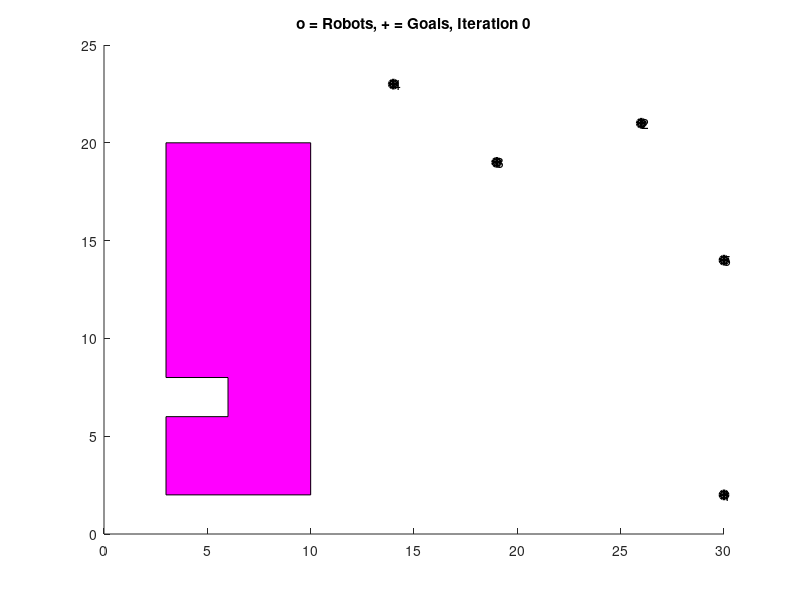

MATLAB code for this plot: (Note: this script raises an error after producing the figure.)
function [Px, Py,COST] = optimal_coverage_grid(Px,Py, crs, numIterations, showPlot)

close all

seed = 2;
rng(seed);

num_agents = 5;

if nargin < 1   % demo mode
    showPlot = true;
    numIterations  = 1000;
    xrange = 30;  %region size
    yrange = 30;
    n = num_agents; %number of robots  (changing the number of robots is interesting)

    
    crs = [ 0, 0;
        0, yrange;
        xrange, yrange;
        xrange, 0];
    
    %Build grid array - Assume x, y start at 0
    grid = zeros(floor(xrange)+1,floor(yrange)+1);
    
    obstacles(1,:,:) = [3,2;10,2;10,20;3,20;3,8;6,8;6,6;3,6];
        
    %Obstruct grid elements who intersect the boundary of the region
    for i = 0:size(grid,1)-1
        for j = 0:size(grid,2)-1
            if (~inpolygon(i,j, crs(:,1),crs(:,2)))
                grid(i+1,j+1) = -1;
            end
            
            for ob = 1:size(obstacles,1)
                if inpolygon(i,j,obstacles(ob,:,1), obstacles(ob,:,2))
                    grid(i,j) = -ob;
                end
            end
        end
    end
    
    Px = zeros(n,1);
    Py = zeros(n,1);
    
    %Place robots randomly on grid
    for i = 1:numel(Px)  
        Px(i) = randi(size(grid,1));
        Py(i) = randi(size(grid,2));

        while (grid(Px(i)+1,Py(i)+1) ~= 0)
            Px(i) = randi(size(grid,1));
            Py(i) = randi(size(grid,2));
        end
        
        grid(Px(i)+1,Py(i)+1) = i;
    end
else
    xrange = max(crs(:,1));
    yrange = max(crs(:,2));
    n = numel(Px); %number of robots  
end

%%%%%%%%%%%%%%%%%%%%%%%% VISUALIZATION %%%%%%%%%%%%%%%%%%%%%%%%%%%%%%%%%%%%
if showPlot
    verCellHandle = zeros(n,1);
    cellColors = hsv(n+size(obstacles,1));
    for i = 1:numel(Px) % color according to
        verCellHandle(i)  = patch(Px(i),Py(i),cellColors(i,:)); % use color i  -- no robot assigned yet
        hold on
    end
    pathHandle = zeros(n,1);    
    numHandle = zeros(n,1);    
    for i = 1:numel(Px) % color according to
        pathHandle(i)  = plot(Px(i),Py(i),'-','color',cellColors(i,:)*.8);
        numHandle(i) = text(Px(i),Py(i),num2str(i));
    end
    
    for j = 1:size(obstacles,1)
        obstacleHandle(j) = patch(obstacles(j,:,1),obstacles(j,:,2),cellColors(n+1,:));
    end
    goalHandle = plot(Px,Py,'+','linewidth',2, 'color','black');
    currHandle = plot(Px,Py,'o','linewidth',2, 'color','black');
    titleHandle = title(['o = Robots, + = Goals, Iteration ', num2str(0)]);
end
%%%%%%%%%%%%%%%%%%%%%%%% END VISUALIZATION %%%%%%%%%%%%%%%%%%%%%%%%%%%%%%%%
COST = zeros(numIterations*n,1);

% Iteratively Apply Optimal Coverage Algorithm by Hou et al.
for counter = 1:numIterations
            %DEBUG
        if counter == 9
            assert(true);
        end
    if showPlot
        set(currHandle,'XData',Px,'YData',Py);%plot current position
        for i = 1:numel(Px) % color according to
            xD = [get(pathHandle(i),'XData'),Px(i)];
            yD = [get(pathHandle(i),'YData'),Py(i)];
            set(pathHandle(i),'XData',xD,'YData',yD);%plot path position
            set(numHandle(i),'Position',[ Px(i),Py(i)]);
        end 
    end
               
   %Px,PY are grid location vectors
    for i = 1:n
        [v,c] = VoronoiBounded(Px, Py,crs);
        
        %current_cost = calculateCoverageCost(grid,Px,Py,v,c);
        current_cost = calculateContinousCoverageCost(Px,Py,v,c);
        
        COST(((counter-1)*n)+i) = current_cost;
        
        %Compute voronoi partitions
        cost_diff = [0; 0; 0; 0];
        
        %For each of the up to four directions, calculte the voronoi cell
        %and coverage cost
        neighbors_free = [-1];
        %North
        if (Py(i) + 1 <= floor(yrange) && grid(Px(i)+1,Py(i) + 2) == 0)
            Py(i) = Py(i) + 1;
            [v,c] = VoronoiBounded(Px+rand(n,1)/100, Py+rand(n,1)/100,crs);
            %cost_diff(1,1) = calculateCoverageCost(grid,Px,Py,v,c) - current_cost;
            cost_diff(1,1) = calculateContinousCoverageCost(Px,Py,v,c) - current_cost;
            Py(i) = Py(i) - 1;
            
            neighbors_free(size(neighbors_free,2)+1) = 1;
        end
        %South
        if (Py(i) - 1 >= 0 && grid(Px(i)+1,Py(i) ) == 0)
            Py(i) = Py(i) - 1;
            [v,c] = VoronoiBounded(Px+rand(n,1)/100, Py+rand(n,1)/100,crs);
            %cost_diff(2,1) = calculateCoverageCost(grid,Px,Py,v,c) - current_cost;
            cost_diff(2,1) = calculateContinousCoverageCost(Px,Py,v,c) - current_cost;
            Py(i) = Py(i) + 1;
            neighbors_free(size(neighbors_free,2)+1) = 2;
        end
        %East
        if (Px(i) + 1 <= floor(xrange) && grid(Px(i) + 2,Py(i)+1)== 0)
            Px(i) = Px(i) + 1;
            [v,c] = VoronoiBounded(Px+rand(n,1)/100, Py+rand(n,1)/100,crs);
            %cost_diff(3,1) = calculateCoverageCost(grid,Px,Py,v,c) - current_cost;
            cost_diff(3,1) = calculateContinousCoverageCost(Px,Py,v,c) - current_cost;
            Px(i) = Px(i) - 1;
            
            neighbors_free(size(neighbors_free,2)+1) = 3;
        end
        %West
        if (Px(i) - 1 >= 0 && grid(Px(i) ,Py(i)+1) == 0)
            Px(i) = Px(i)  - 1;
            [v,c] = VoronoiBounded(Px+rand()/100, Py+rand()/100,crs);
            %cost_diff(4,1) = calculateCoverageCost(grid,Px,Py,v,c) - current_cost;
            cost_diff(4,1) = calculateContinousCoverageCost(Px,Py,v,c) - current_cost;
            Px(i) = Px(i) + 1;
            
            neighbors_free(size(neighbors_free,2)+1) = 4;
        end
        
        %remove -1 from front of neighbors free array
        neighbors_free = neighbors_free(2:size(neighbors_free,2));
        
        for iter = 1:size(neighbors_free,2)
            if (cost_diff(iter,1) < 0)
                cost_diff(iter,1) = 0;
            end
        end
        move_probabilities = zeros(size(neighbors_free,2),1);
        if size(neighbors_free,2) >= 1
            
            max_cost = max(cost_diff);
            %Use probabilities taken from exp(-cost_diff/alpha(t)) to generate a random move
            move_probabilities = exp(-cost_diff/alpha(counter,n,size(grid,1)*size(grid,2),max_cost))...
                        * (1/(size(neighbors_free,2)-1));
        
        
            move_interval_prob = zeros(size(neighbors_free,2),1);
            for iter = 1:size(neighbors_free,2)
                if iter > 1
                    move_interval_prob(iter,1) = move_interval_prob(iter-1,1) + move_probabilities(neighbors_free(1,iter),1);
                else
                    move_interval_prob(iter,1) = move_probabilities(neighbors_free(1,iter),1);
                end
            end

                  %Generate the move randomly
            r = rand();
            move = -1;
            for iter = 1:(size(neighbors_free,2))
                if r < move_interval_prob(iter,1)
                    move = neighbors_free(1,iter);
                    break;
                end
            end
            
            %Move point and update grid location
            %Assert no other point is in the moved-to-location
            if move == 1 %North
                assert(grid(Px(i)+1,Py(i)+1) == i);
                grid(Px(i)+1,Py(i)+1) = 0;
                Py(i) = Py(i) + 1;
                assert(grid(Px(i)+1,Py(i)+1) == 0);
                grid(Px(i)+1,Py(i)+1) = i;
            elseif move == 2 %South
                assert(grid(Px(i)+1,Py(i)+1) == i);
                grid(Px(i)+1,Py(i)+1) = 0;
                Py(i) = Py(i) - 1;
                assert(grid(Px(i)+1,Py(i)+1) == 0);
                grid(Px(i)+1,Py(i)+1) = i;
            elseif move == 3 %East
                assert(grid(Px(i)+1,Py(i)+1) == i);
                grid(Px(i)+1,Py(i)+1) = 0;
                Px(i) = Px(i) + 1;
                assert(grid(Px(i)+1,Py(i)+1) == 0);
                grid(Px(i)+1,Py(i)+1) = i;
            elseif move == 4 %West
                assert(grid(Px(i)+1,Py(i)+1) == i);
                grid(Px(i)+1,Py(i)+1) = 0;
                Px(i) = Px(i) - 1;
                assert(grid(Px(i)+1,Py(i)+1) == 0);
                grid(Px(i)+1,Py(i)+1) = i;
            end
        end
        
    end
     
    
    if showPlot
        for i = 1:numel(c) % update Voronoi cells
            set(verCellHandle(i), 'XData',v(c{i},1),'YData',v(c{i},2));
        end

        set(titleHandle,'string',['o = Robots, + = Goals, Iteration ', num2str(counter,'%3d')]);
        set(goalHandle,'XData',Px,'YData',Py);%plot goal position
        
        axis equal
        axis([0,xrange,0,yrange]);
        drawnow
%         if mod(counter,50) ==0
%             pause
%             %pause(0.1)
%         end
    end
    
end
%Plot cost function
V = 1:numIterations*n;
figure (2);
plot(V,(COST));

%TODO: pass in values of r and m
%TODO: do a real calculation of max_cost
function a = alpha(counter,m,grid_area,max_cost)

%a = m*grid_area*max_cost/log(counter+1);
a = max_cost/log(counter+1);


function cost = calculateContinousCoverageCost(Px,Py,v,c)
cost = 0;
for i = 1:numel(c)
    cost_i = CellCost(Px(i),Py(i),v(c{i},1),v(c{i},2));
     cost = cost + cost_i;
end
    
    
% Calculate coverage cost for robots in the grid
function cost = calculateCoverageCost(grid,Px,Py, v,c)
    
cost = 0;
%x and y are locations
%grid(x+1,y+1) are the matrix entries 
    for x = 0:size(grid,1)-1
        for y = 0:size(grid,2)-1
            if (grid(x+1,y+1) >= 0) %i.e. not inside the boundary/in an obstacle
                for iter = 1:size(Px,2) %Check if point in voronoi cell 'iter'
                   if (inpolygon(x,y,v(c{iter},1),v(c{iter},2)))
                       
                       cost = cost + ...
                           performance(Px(iter),Py(iter),x,y) * ...
                           density(x,y);
                       break;
                   end %if
                end %for
            end%if
        end
    end
 
function [cost] = CellCost(px,py,X,Y)
    CELL_SAMPLES = 50;
    %Triangulate points - returns a list of indices
    n = size(X,1)-1;
    %Reorient vertices
    x_r = fliplr(X);
    y_r = fliplr(Y);
    
    %Triangulate using script of same name
    triangles = polygon_triangulate(n, x_r(1:n), y_r(1:n));
    
    %Array of areas of each triangle in the polygon
    tri_areas(1:n-2,1) = 0;
    
    %Calculate triangle areas & convert indices to points
    j=1;
    while j <= n-2
        %Grab indices of jth triangle
        i1 = triangles(1,j);
        i2 = triangles(2,j);
        i3 = triangles(3,j);
        
        %GRab points of triangle
        P1 = [X(i1) Y(i1)];
        P2 = [X(i2) Y(i2)];
        P3 = [X(i3) Y(i3)];
        
        tri_areas(j,1) = triangle_area(P1,P2,P3);
  
        
        j = j + 1;
    end
    
    total_area = sum(tri_areas);
    j = 1;
    
    %Index of current sample, updated in loop
    current_sample = 1;
    
    %Storage array for random points on polygon
    random_points = zeros(CELL_SAMPLES,2);
    
    while j <= n-2
        % Calculate number of samples to make in triangle based on
        % fractional area of triangle in voronoi cell
        sample_num_j = floor( (CELL_SAMPLES * tri_areas(j,1)) / (total_area));
        
        %Take random samples 
        sample_points = sample_rand_triangle([X(triangles(1,j)) Y(triangles(1,j)) ] , ...
            [X(triangles(2,j)) Y(triangles(2,j)) ] , ...
            [X(triangles(3,j)) Y(triangles(3,j)) ],sample_num_j);
        %assert(current_sample + sample_num_j - 1 <= CELL_SAMPLES);
        
        %Save the generated points - there are sample_num_j such points
        index_end = current_sample + sample_num_j - 1;
        random_points(current_sample:index_end,:) = sample_points;
        
        %Update index of current sample
        current_sample = current_sample + sample_num_j ;
        j = j + 1;
    end
    
    %Calculate centroid based on sample points in triangle based on Monte
    %Carlo Integration
    j = 1;
    DENSITY = zeros(current_sample,1);
    while j < current_sample
        DENSITY(j,1) = density(random_points(j,1),random_points(j,2));
        j = j + 1;
    end
   


    %Calculate cell cost using previously calculated centroid
    j = 1;
    cost = 0;
    while j < current_sample
        %Use norm square of point locations:
        cost = cost + ((random_points(j,1) - px) ^ 2 + (random_points(j,2) - py) ^ 2 ) * DENSITY(j,1);
        j = j + 1;
    end
    
    %Monte carlo integrated approximation of cost function from Cortes et
    %al 2004.
    cost = total_area * cost / current_sample;

%Use Osada et. al [02] method for random sampling from triangle
function P = sample_rand_triangle(P1,P2,P3, N)
    
    Bounds(1:N,1) = 0;
    Bounds(1:N,2) = 1;
    
    R1 = unifrnd(Bounds(1:N,1),Bounds(1:N,2));
    R2 = unifrnd(Bounds(1:N,1),Bounds(1:N,2));
    
    %Points array
    P(1:N,1:2) = 0;
    i = 1;
    while i <= N
        %generate a point on the triangle from random variables r1(i),
        %r2(i)
        P(i,1:2) = (1-sqrt(R1(i)))*P1 + sqrt(R1(i))*(1-R2(i))*P2 + sqrt(R1(i))*R2(i)*P3;
        i = i + 1;
    end

function a = triangle_area(P1,P2,P3)
    e12 = sqrt(sum((P1-P2) .^ 2));
    e23 = sqrt(sum((P2-P3) .^ 2));
    e31 = sqrt(sum((P1-P3) .^ 2));
    s = (e12 + e23 + e31)/2;
    a = sqrt(s*(s-e12)*(s-e23)*(s-e31));    

function f_x = performance(cx,cy,px,py)
f_x = sqrt((cx-px) ^2 + (cy-py)^2);

%Density function - Gaussian density around center points 
function r = density(x,y)
   %r = exp(-((x-1)*(x-1)) + -((y-5)*(y-5)));
   r = exp( (-(x-5)*(x-5) + -(y-5)*(y-5)));

function [V,C]=VoronoiBounded(x,y, crs)

bnd=[min(x) max(x) min(y) max(y)]; %data bounds
if nargin < 3
    crs=double([bnd(1) bnd(4);bnd(2) bnd(4);bnd(2) bnd(3);bnd(1) bnd(3);bnd(1) bnd(4)]);
end

rgx = max(crs(:,1))-min(crs(:,1));
rgy = max(crs(:,2))-min(crs(:,2));
rg = max(rgx,rgy);
midx = (max(crs(:,1))+min(crs(:,1)))/2;
midy = (max(crs(:,2))+min(crs(:,2)))/2;

% add 4 additional edges
xA = [x; midx + [0;0;-5*rg;+5*rg]];
yA = [y; midy + [-5*rg;+5*rg;0;0]];

[vi,ci]=voronoin([xA,yA]);

% remove the last 4 cells
C = ci(1:end-4);
V = vi;
% use Polybool to crop the cells
%Polybool for restriction of polygons to domain.

for ij=1:length(C)
        % first convert the contour coordinate to clockwise order:
        [X2, Y2] = poly2cw(V(C{ij},1),V(C{ij},2));
        [xb, yb] = polybool('intersection',crs(:,1),crs(:,2),X2,Y2);
        ix=nan(1,length(xb));
        for il=1:length(xb)
            if any(V(:,1)==xb(il)) && any(V(:,2)==yb(il))
                ix1=find(V(:,1)==xb(il));
                ix2=find(V(:,2)==yb(il));
                for ib=1:length(ix1)
                    if any(ix1(ib)==ix2)
                        ix(il)=ix1(ib);
                    end
                end
                if isnan(ix(il))==1
                    lv=length(V);
                    V(lv+1,1)=xb(il);
                    V(lv+1,2)=yb(il);
                    ix(il)=lv+1;
                end
            else
                lv=length(V);
                V(lv+1,1)=xb(il);
                V(lv+1,2)=yb(il);
                ix(il)=lv+1;
            end
        end
        C{ij}=ix;
   
end




